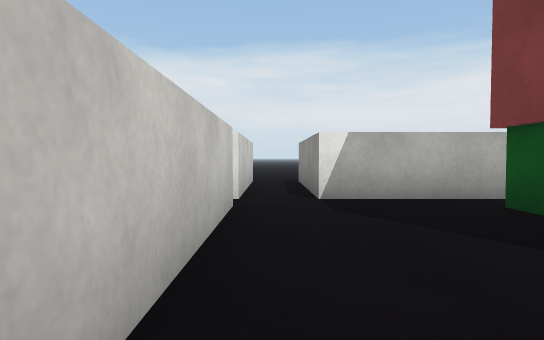
[1] (above)

24 first-person views from a walk through a 3-D level made in the Unity game engine. The camera is 0.62 m above the floor, tilts 2° down and sees 75° across. The floor is counted in squares, 1 m on a side. Each view is taken from the middle of a square. On the plan, view 1 faces up. The plan holds only what a view shows up to about 10 squares ahead; the rest is blank. The place goes on beyond the plan. Surface patterns are stand-ins for the level's own textures.

[2]
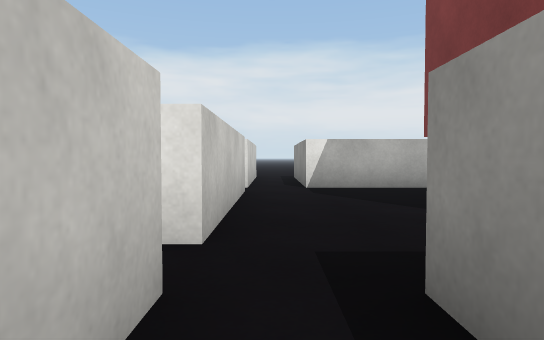

[3]
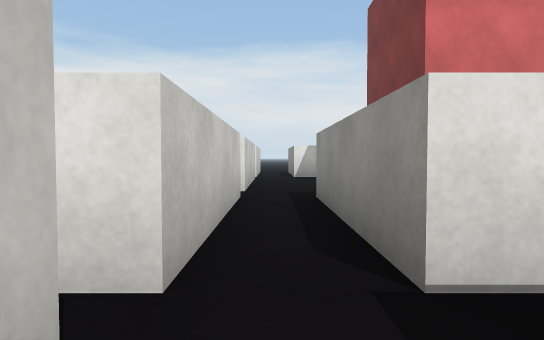

[4]
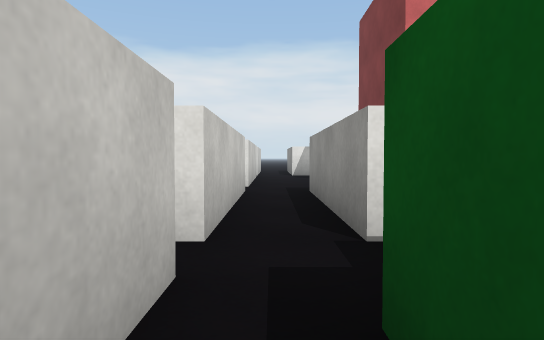

[5]
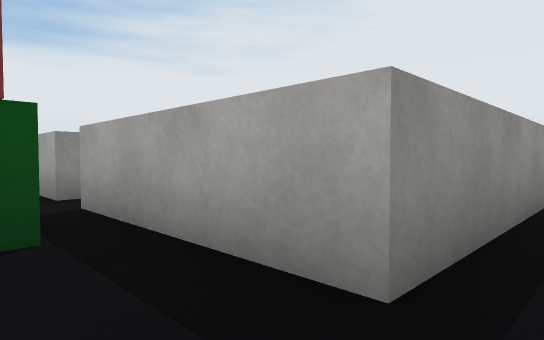

[6]
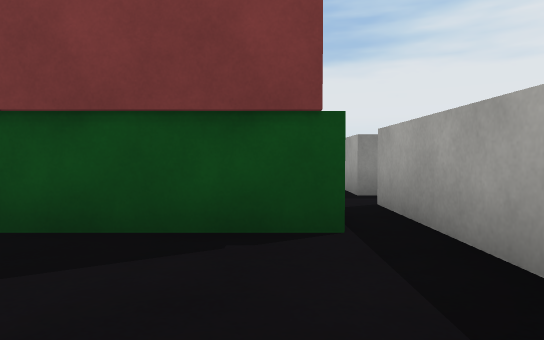

[7]
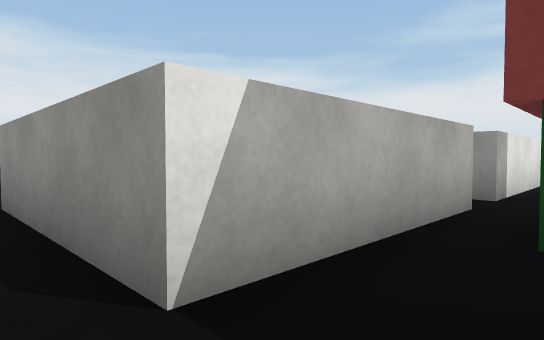

[8]
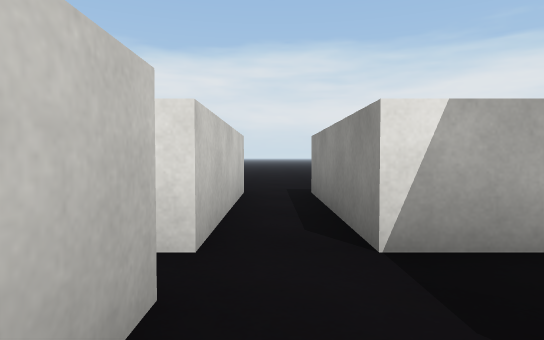

[9]
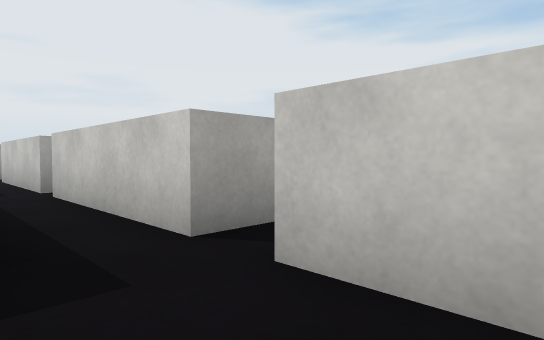

[10]
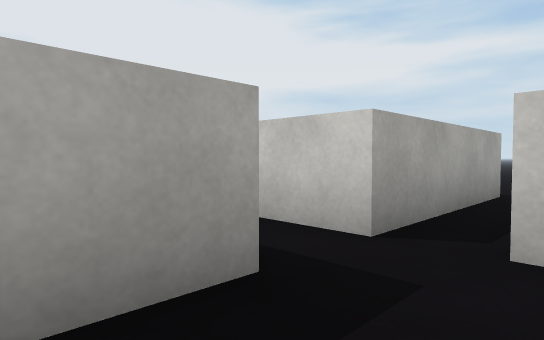

[11]
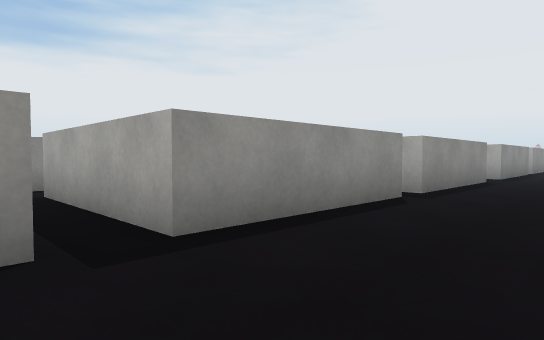

[12]
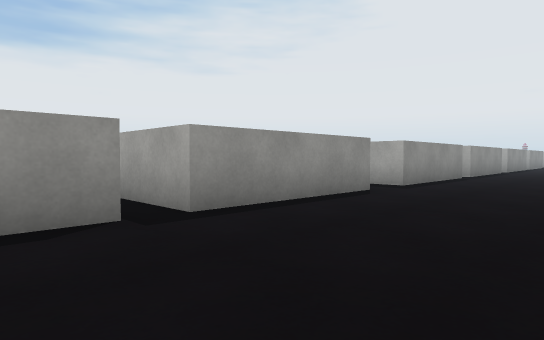

[13]
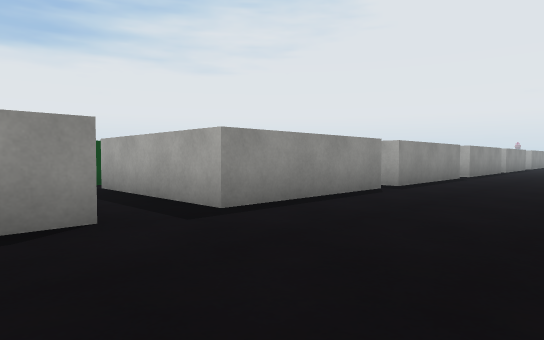

[14]
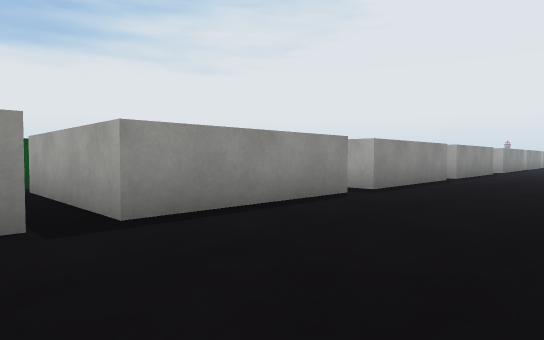

[15]
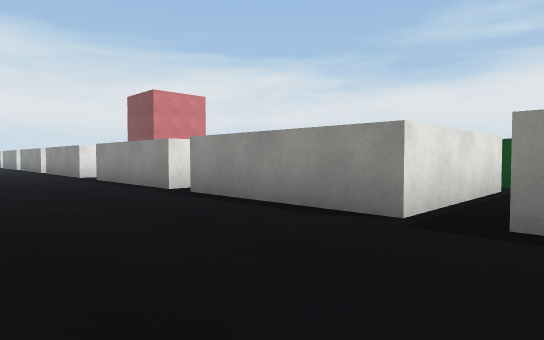

[16]
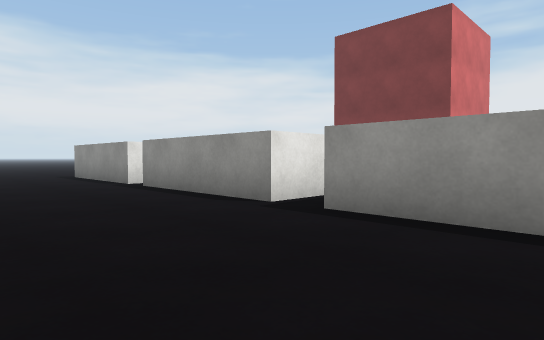

[17]
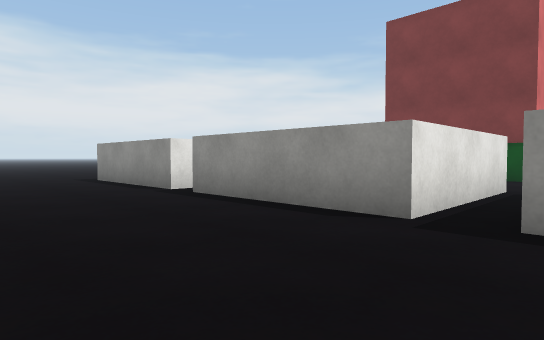

[18]
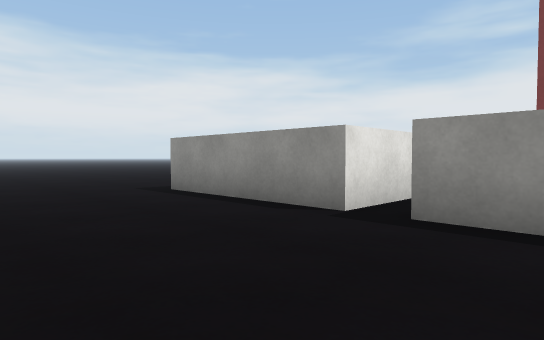

[19]
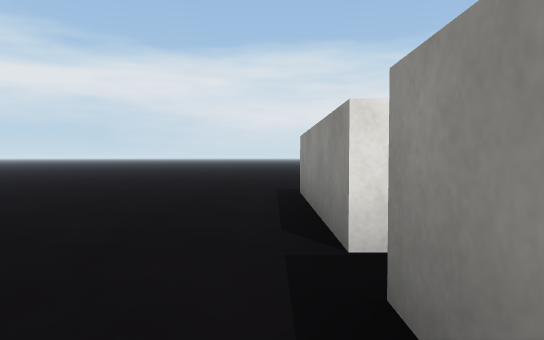

[20]
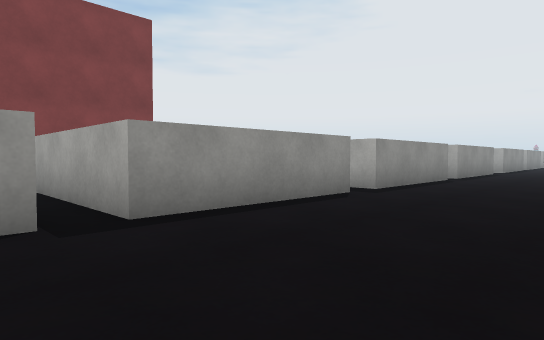

[21]
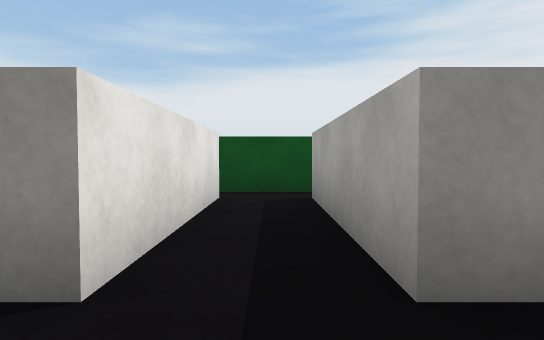

[22]
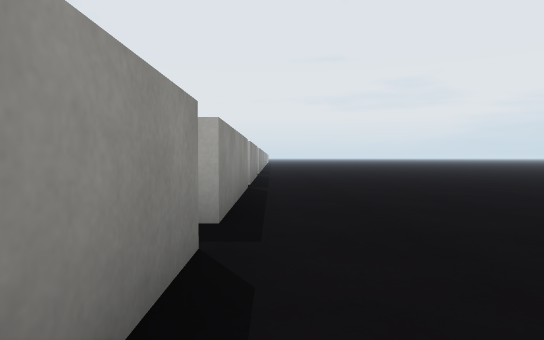

[23]
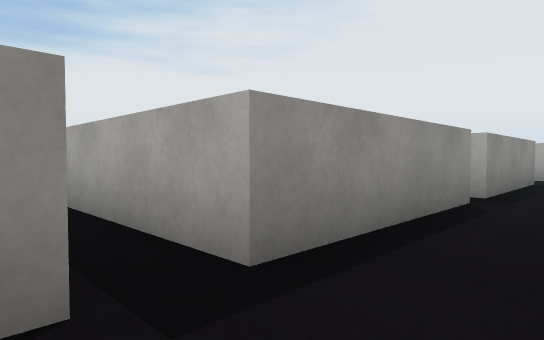

[24]
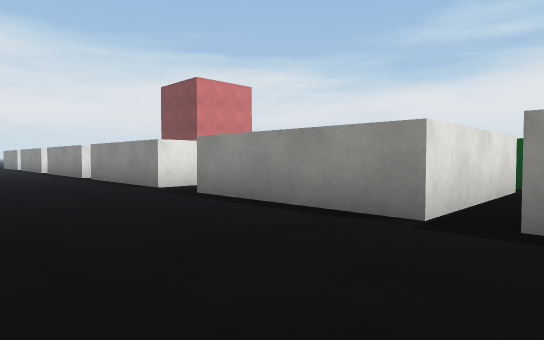

### Floor plan
Points are (right, up) in squares from view 1. A wall is a line through its corners. A room is listed if a view was taken in it or the views show most of it. See-through windows are left out.
Room 1 (views 1, 2, 3, 4, 5, 6, 7, 8, 9, 10)
walls: (2.9, 0.4) (2.9, 4.5); (-0.5, -0.4) (-0.5, -4.4); (-0.5, 4.5) (-0.5, 0.5); (2.4, 5.3) (0.7, 5.3) (0.7, 9.4); (0.7, -4.4) (0.7, -0.4) (4.8, -0.4); (-0.5, -5.1) (-0.5, -9.2); (0.4, -6.5) (0.4, -5.6); (-0.5, 9.2) (-0.5, 5.3)
ways out: opening at (-1, 0) to room 2; opening at (-1, 5) to room 2; opening at (0, -9); opening at (3.5, 0); opening at (3.5, 5)
Room 2 (views 11, 12, 13, 14, 15, 16, 17, 18, 19, 20, 21, 22, 23, 24)
walls: (-4.5, -4.5) (-4.5, -0.4) (-0.5, -0.4); (-0.5, -9.2) (-4.5, -9.2) (-4.5, -5.2); (-0.5, 0.5) (-4.5, 0.5) (-4.5, 4.5) (-0.5, 4.5); (-0.5, -14.6) (-4.5, -14.6) (-4.5, -10.6) (-0.5, -10.6); (-2.6, 5.3) (-4.5, 5.3) (-4.5, 9.4); (-0.5, 5.3) (-0.9, 5.3); (-0.4, -19.4) (-4.5, -19.4) (-4.5, -15.4) (-0.5, -15.4); (-4.5, -23.5) (-4.5, -20.3) (-1, -20.3)
ways out: opening at (-1, 0) to room 1; opening at (-1, 5) to room 1; opening at (-1, -20); opening at (-1, -15); opening at (-1, -10)

Where each view was taken, in squares from view 1:
view 1: 0 up, 0 right, facing up
view 2: 2 down, 0 right, facing up
view 3: 6 down, 0 right, facing up
view 4: 7 down, 0 right, facing up
view 5: 1 up, 0 right, facing down-right
view 6: 1 up, 0 right, facing right
view 7: 4 up, 0 right, facing up-right
view 8: 3 up, 0 right, facing up
view 9: 2 up, 1 right, facing down-left
view 10: 1 up, 2 right, facing down-left
view 11: 1 up, 7 left, facing down-right
view 12: 3 down, 8 left, facing down-right
view 13: 8 down, 8 left, facing down-right
view 14: 14 down, 8 left, facing down-right
view 15: 21 down, 8 left, facing up-right
view 16: 3 down, 8 left, facing up-right
view 17: 1 down, 8 left, facing up-right
view 18: 3 up, 8 left, facing up-right
view 19: 3 up, 5 left, facing up
view 20: 6 up, 8 left, facing down-right
view 21: 10 down, 6 left, facing right
view 22: 17 down, 5 left, facing down
view 23: 19 down, 6 left, facing down-right
view 24: 16 down, 8 left, facing up-right
